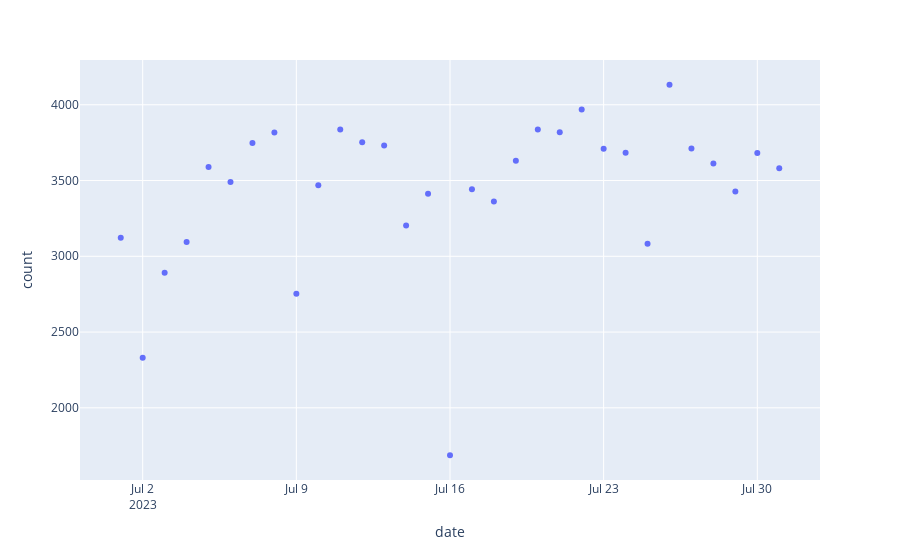

The cell this chart's notebook holds for it:
### Code cell
import plotly.express as px
import pandas as pd
fig = px.scatter(df_light_agg.toPandas(),x = 'date',y = 'count')
fig.show()

### Figure 1 — Plotly figure (JSON) as saved in the notebook; plotly's stock layout.template omitted (floating-point values rounded to 4 significant figures)
{"data": [{"hovertemplate": "date=%{x}<br>count=%{y}<extra></extra>", "legendgroup": "", "marker": {"color": "#636efa", "symbol": "circle"}, "mode": "markers", "name": "", "orientation": "v", "showlegend": false, "type": "scatter", "x": ["2023-07-01", "2023-07-02", "2023-07-03", "2023-07-04", "2023-07-05", "2023-07-06", "2023-07-07", "2023-07-08", "2023-07-09", "2023-07-10", "2023-07-11", "2023-07-12", "2023-07-13", "2023-07-14", "2023-07-15", "2023-07-16", "2023-07-17", "2023-07-18", "2023-07-19", "2023-07-20", "2023-07-21", "2023-07-22", "2023-07-23", "2023-07-24", "2023-07-25", "2023-07-26", "2023-07-27", "2023-07-28", "2023-07-29", "2023-07-30", "2023-07-31"], "xaxis": "x", "y": [3123, 2331, 2892, 3095, 3589, 3490, 3747, 3817, 2752, 3468, 3837, 3753, 3731, 3203, 3413, 1687, 3443, 3361, 3631, 3836, 3819, 3968, 3710, 3684, 3083, 4132, 3711, 3612, 3428, 3681, 3581], "yaxis": "y"}], "layout": {"legend": {"tracegroupgap": 0}, "margin": {"t": 60}, "xaxis": {"anchor": "y", "domain": [0, 1], "title": {"text": "date"}}, "yaxis": {"anchor": "x", "domain": [0, 1], "title": {"text": "count"}}}}
